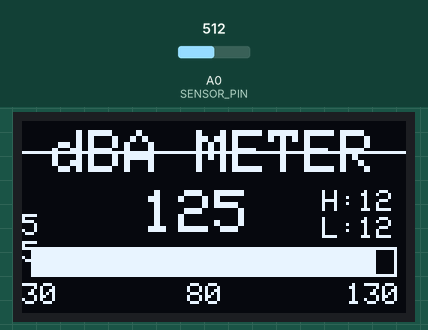
The sketch below on a simulated ATtiny85, built with avr-gcc and run on an emulated ATtiny85. Shown: 128×64 one-colour display. The test bench sets the inputs (shaded band); at power-on: A0 (SENSOR_PIN) = 512. What the sketch prints to the serial monitor is not drawn.

Above: at 3.2 s.
3.3 s: A0 (SENSOR_PIN) set to 136
At 4.68 s:
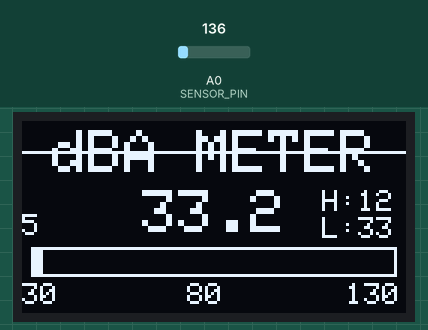
4.8 s: A0 (SENSOR_PIN) set to 114
At 6.3 s:
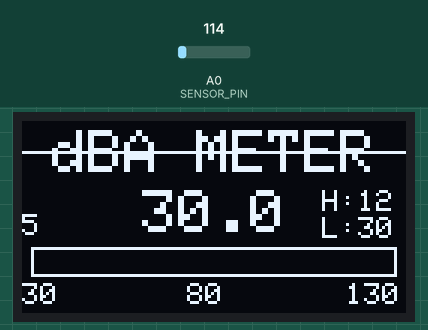
7.4 s: A0 (SENSOR_PIN) set to 306
At 8.9 s:
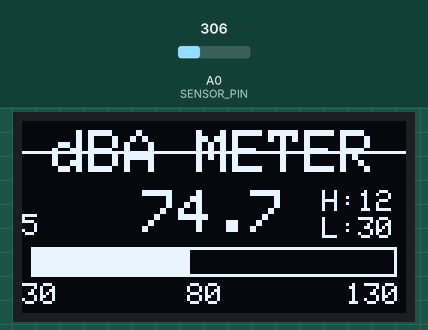
9.0 s: A0 (SENSOR_PIN) set to 122
At 9.31 s:
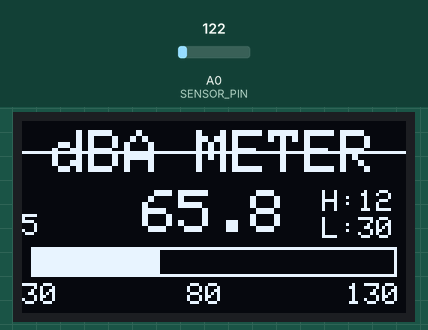
Timing chart, 0 to 12.0 s (numbered marks = the images above; inputs shaded):
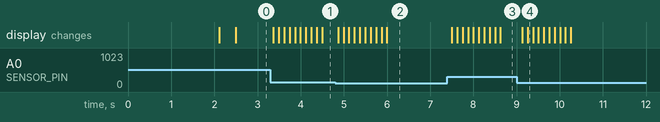

The sketch:

dba_meter.ino
```cpp
// (licence header left out)
#include <Wire.h>
#include <Adafruit_GFX.h>
#include <Adafruit_SSD1306.h>

// ---- Display Configuration ----
#define SCREEN_WIDTH   128
#define SCREEN_HEIGHT  64
#define OLED_RESET     -1
#define SCREEN_ADDRESS 0x3C

Adafruit_SSD1306 display(SCREEN_WIDTH, SCREEN_HEIGHT, &Wire, OLED_RESET);

// ---- Sensor Configuration ----
#define SENSOR_PIN A0
#define SENSITIVITY 50.0   // dBA per Volt (sensor characteristic)

// ---- Averaging Configuration ----
#define NUM_SAMPLES    10   // Circular buffer size
#define SAMPLE_DELAY   125  // ms (matches sensor's 125ms response time)

// ---- Variables ----
float samples[NUM_SAMPLES];
int sampleIndex = 0;
bool bufferFull = false;
float minDb = 999.0;
float maxDb = 0.0;
unsigned long lastSampleTime = 0;

// =============================================
// Accurate Vcc Reading (essential for battery)
// Reads internal 1.1V bandgap against AVcc
// Returns actual Vcc in millivolts
// =============================================
long readVcc() {
  #if defined(__AVR_ATmega32U4__) || defined(__AVR_ATmega1280__) || defined(__AVR_ATmega2560__)
    ADMUX = _BV(REFS0) | _BV(MUX4) | _BV(MUX3) | _BV(MUX2) | _BV(MUX1);
  #elif defined(__AVR_ATtiny24__) || defined(__AVR_ATtiny44__) || defined(__AVR_ATtiny84__)
    ADMUX = _BV(MUX5) | _BV(MUX0);
  #elif defined(__AVR_ATtiny25__) || defined(__AVR_ATtiny45__) || defined(__AVR_ATtiny85__)
    ADMUX = _BV(MUX3) | _BV(MUX2);
  #else
    // ATmega328P (Arduino Uno/Nano)
    ADMUX = _BV(REFS0) | _BV(MUX3) | _BV(MUX2) | _BV(MUX1);
  #endif

  delay(2);
  ADCSRA |= _BV(ADSC);
  while (bit_is_set(ADCSRA, ADSC));

  uint8_t low  = ADCL;
  uint8_t high = ADCH;
  long result = (high << 8) | low;

  // 1.1V * 1023 * 1000 = 1125300
  result = 1125300L / result;
  return result;  // Vcc in millivolts
}

// =============================================
// Read Sound Level with Averaging
// =============================================
float readSoundLevel() {
  float refVolt = float(readVcc()) / 1000.0;
  float voltage = (analogRead(SENSOR_PIN) / 1024.0) * refVolt;
  float db = voltage * SENSITIVITY;

  // Clamp to sensor's valid range
  db = constrain(db, 30.0, 130.0);

  // Store in circular buffer
  samples[sampleIndex] = db;
  sampleIndex = (sampleIndex + 1) % NUM_SAMPLES;
  if (sampleIndex == 0) bufferFull = true;

  // Compute running average
  float sum = 0;
  int count = bufferFull ? NUM_SAMPLES : sampleIndex;
  for (int i = 0; i < count; i++) {
    sum += samples[i];
  }
  return sum / (float)count;
}

// =============================================
// Sound Level Descriptor
// =============================================
const char* getLevelDescription(float db) {
  if (db < 40)  return "Quiet";
  if (db < 55)  return "Moderate";
  if (db < 70)  return "Loud";
  if (db < 85)  return "Very Loud";
  if (db < 100) return "Dangerous";
  return "EXTREME!";
}

// =============================================
// Draw Visual Bar Graph
// =============================================
void drawBarGraph(float db) {
  int barWidth = map(constrain((int)db, 30, 130), 30, 130, 0, 120);

  // Outline
  display.drawRect(3, 42, 122, 10, SSD1306_WHITE);

  // Filled portion
  if (barWidth > 0) {
    display.fillRect(4, 43, barWidth, 8, SSD1306_WHITE);
  }

  // Scale labels
  display.setTextSize(1);
  display.setCursor(0, 54);
  display.print(F("30"));
  display.setCursor(55, 54);
  display.print(F("80"));
  display.setCursor(108, 54);
  display.print(F("130"));
}

// =============================================
// Update OLED Display
// =============================================
void updateDisplay(float db) {
  display.clearDisplay();

  // ---- Header Row ----
  display.setTextSize(2);
  display.setTextColor(SSD1306_WHITE);
  display.setCursor(10, 3);
  display.print(F("dBA METER"));

  // Level descriptor (right-aligned)
  const char* desc = getLevelDescription(db);
  int descWidth = strlen(desc) * 6;
 // display.setCursor(SCREEN_WIDTH - descWidth, 0);
 // display.print(desc);

  // Separator
  display.drawLine(0, 10, 127, 10, SSD1306_WHITE);

  // ---- Main Reading (Large) ----
  display.setTextSize(2);
  display.setCursor(40, 23);
  if (db < 100.0) {
    display.print(db, 1);
  } else {
    display.print(db, 0);
  }

  // Unit
  display.setTextSize(1);

  // Min/Max (small, below main reading)
  display.setCursor(100, 23);
  display.print(F("H:"));
  display.print((int)maxDb);
  display.setCursor(100, 32);
  display.print(F("L:"));
  display.print((int)minDb);

  // ---- Bar Graph ----
  drawBarGraph(db);

  display.display();
}

// =============================================
// Setup
// =============================================
void setup() {
  Serial.begin(115200);

  // Initialize OLED
  if (!display.begin(SSD1306_SWITCHCAPVCC, SCREEN_ADDRESS)) {
    Serial.println(F("SSD1306 OLED not found!"));
    for (;;);
  }

  // Splash screen
  display.clearDisplay();
  display.setTextSize(2);
  display.setTextColor(SSD1306_WHITE);
  display.setCursor(45, 3);
  display.println(F("dBA"));
  display.setCursor(35, 25);
  display.println(F("METER"));
  display.setTextSize(1);
  display.setCursor(20, 50);
  display.print(F("SEN0232 + SSD1306"));
  display.display();
  delay(2000);

  // Initialize buffer
  for (int i = 0; i < NUM_SAMPLES; i++) {
    samples[i] = 0;
  }

  // Serial header
  Serial.println(F("========================="));
  Serial.println(F(" Handheld dBA Meter"));
  Serial.println(F(" SEN0232 + SSD1306 OLED"));
  Serial.println(F("========================="));
  Serial.println();
  Serial.println(F("dBA\tMin\tMax\tVcc(mV)\tLevel"));
  Serial.println(F("---\t---\t---\t-------\t-----"));
}

// =============================================
// Main Loop
// =============================================
void loop() {
  unsigned long now = millis();

  if (now - lastSampleTime >= SAMPLE_DELAY) {
    lastSampleTime = now;

    float db = readSoundLevel();

    // Track min/max (ignore startup readings)
    if (bufferFull || sampleIndex > 3) {
      if (db > maxDb) maxDb = db;
      if (db < minDb) minDb = db;
    }

    // Update OLED
    updateDisplay(db);

    // Serial output
    Serial.print(db, 1);
    Serial.print(F("\t"));
    Serial.print(minDb, 1);
    Serial.print(F("\t"));
    Serial.print(maxDb, 1);
    Serial.print(F("\t"));
    Serial.print(readVcc());
    Serial.print(F("\t"));
    Serial.println(getLevelDescription(db));
  }
}
```

Measured:
- the behaviour switches between 127 and 126 on A0 (SENSOR_PIN) (found by bisection; images 1 and 2)
- after the input at 3.3 s, the display: first changes after 0.07 s (image 1 shows a later state)
- after the input at 4.8 s, the display: first changes after 0.07 s (image 2 shows a later state)
- after the input at 7.4 s, the display: first changes after 0.10 s (image 3 shows a later state)
- after the input at 9.0 s, the display: first changes after 0.13 s (image 4 shows a later state)
